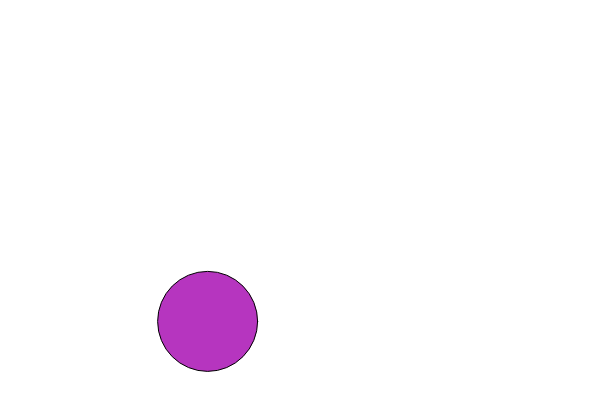
Frame 1 (no input)
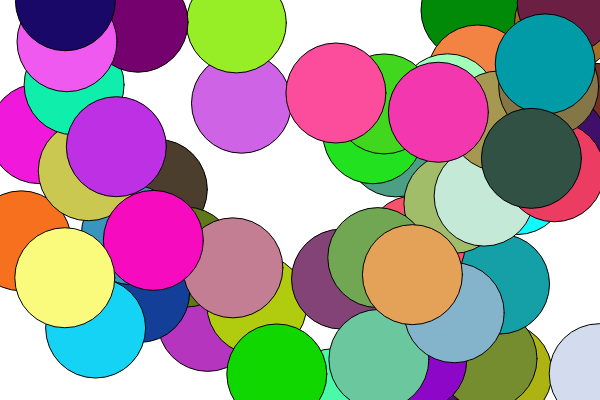
Frame 60 (no input)
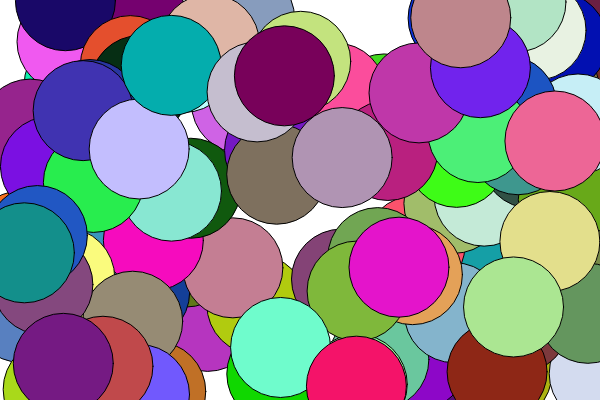
Frame 120 (the mouse pressed at the canvas centre since frame 60)

The p5.js sketch that drew these frames (run headless with seeded random() and noise() and a simulated clock; from frame 60 on, the mouse is pressed at the canvas centre):

// p5.js sketch
// ── sketch.js
var spot = {
  x: 100,
  y: 50  
};

var col = {
  r: 255,
  g:0,
  b:0
};

function setup() {
  createCanvas(600,400);
  background = (0);
  
}

function draw() {
  col.r =random(0,255);
  col.g =random(0,255);
  col.b=random(0,255);
  spot.x = random(0, width);
  spot.y = random(0, height);
  fill(col.r, col.g, col.b);
  stroke(0);
  ellipse(spot.x, spot.y, 100, 100)
  
}
